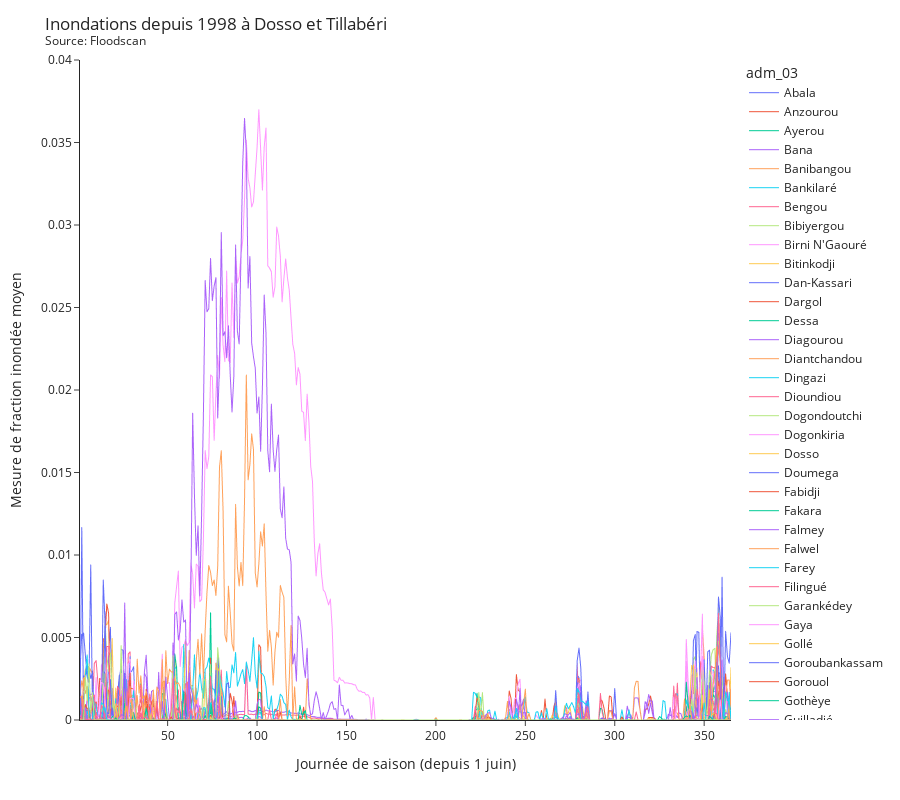

Here is the notebook cell this chart was saved with:
### Code cell
# plot average for all adm3
df_plot = (
    df.groupby(["adm_03", "dayofseason"]).mean(numeric_only=True).reset_index()
)
fig = px.line(df_plot, x="dayofseason", y="mean_cell", color="adm_03")
fig.update_traces(line_width=1)
fig.update_layout(
    template="simple_white",
    showlegend=True,
    title="Inondations depuis 1998 à Dosso et Tillabéri<br><sup>Source: Floodscan</sup>",
    height=800,
)
fig.update_yaxes(title="Mesure de fraction inondée moyen", range=[0, 0.04])
fig.update_xaxes(title="Journée de saison (depuis 1 juin)")
fig.show()

### Figure 1 — Plotly figure (JSON) as saved in the notebook; plotly's stock layout.template omitted (floating-point values rounded to 4 significant figures; data arrays with more than 128 entries replaced by an {"elided": "..."} marker saying what was removed)
{"data": [{"hovertemplate": "adm_03=Abala<br>dayofseason=%{x}<br>mean_cell=%{y}<extra></extra>", "legendgroup": "Abala", "line": {"color": "#636efa", "dash": "solid", "width": 1}, "marker": {"symbol": "circle"}, "mode": "lines", "name": "Abala", "showlegend": true, "type": "scattergl", "x": {"elided": "365 int values"}, "xaxis": "x", "y": {"elided": "365 float values"}, "yaxis": "y"}, {"hovertemplate": "adm_03=Anzourou<br>dayofseason=%{x}<br>mean_cell=%{y}<extra></extra>", "legendgroup": "Anzourou", "line": {"color": "#EF553B", "dash": "solid", "width": 1}, "marker": {"symbol": "circle"}, "mode": "lines", "name": "Anzourou", "showlegend": true, "type": "scattergl", "x": {"elided": "365 int values"}, "xaxis": "x", "y": {"elided": "365 float values"}, "yaxis": "y"}, {"hovertemplate": "adm_03=Ayerou<br>dayofseason=%{x}<br>mean_cell=%{y}<extra></extra>", "legendgroup": "Ayerou", "line": {"color": "#00cc96", "dash": "solid", "width": 1}, "marker": {"symbol": "circle"}, "mode": "lines", "name": "Ayerou", "showlegend": true, "type": "scattergl", "x": {"elided": "365 int values"}, "xaxis": "x", "y": {"elided": "365 float values"}, "yaxis": "y"}, {"hovertemplate": "adm_03=Bana<br>dayofseason=%{x}<br>mean_cell=%{y}<extra></extra>", "legendgroup": "Bana", "line": {"color": "#ab63fa", "dash": "solid", "width": 1}, "marker": {"symbol": "circle"}, "mode": "lines", "name": "Bana", "showlegend": true, "type": "scattergl", "x": {"elided": "365 int values"}, "xaxis": "x", "y": {"elided": "365 float values"}, "yaxis": "y"}, {"hovertemplate": "adm_03=Banibangou<br>dayofseason=%{x}<br>mean_cell=%{y}<extra></extra>", "legendgroup": "Banibangou", "line": {"color": "#FFA15A", "dash": "solid", "width": 1}, "marker": {"symbol": "circle"}, "mode": "lines", "name": "Banibangou", "showlegend": true, "type": "scattergl", "x": {"elided": "365 int values"}, "xaxis": "x", "y": {"elided": "365 float values"}, "yaxis": "y"}, {"hovertemplate": "adm_03=Bankilaré<br>dayofseason=%{x}<br>mean_cell=%{y}<extra></extra>", "legendgroup": "Bankilaré", "line": {"color": "#19d3f3", "dash": "solid", "width": 1}, "marker": {"symbol": "circle"}, "mode": "lines", "name": "Bankilaré", "showlegend": true, "type": "scattergl", "x": {"elided": "365 int values"}, "xaxis": "x", "y": {"elided": "365 float values"}, "yaxis": "y"}, {"hovertemplate": "adm_03=Bengou<br>dayofseason=%{x}<br>mean_cell=%{y}<extra></extra>", "legendgroup": "Bengou", "line": {"color": "#FF6692", "dash": "solid", "width": 1}, "marker": {"symbol": "circle"}, "mode": "lines", "name": "Bengou", "showlegend": true, "type": "scattergl", "x": {"elided": "365 int values"}, "xaxis": "x", "y": {"elided": "365 float values"}, "yaxis": "y"}, {"hovertemplate": "adm_03=Bibiyergou<br>dayofseason=%{x}<br>mean_cell=%{y}<extra></extra>", "legendgroup": "Bibiyergou", "line": {"color": "#B6E880", "dash": "solid", "width": 1}, "marker": {"symbol": "circle"}, "mode": "lines", "name": "Bibiyergou", "showlegend": true, "type": "scattergl", "x": {"elided": "365 int values"}, "xaxis": "x", "y": {"elided": "365 float values"}, "yaxis": "y"}, {"hovertemplate": "adm_03=Birni N'Gaouré<br>dayofseason=%{x}<br>mean_cell=%{y}<extra></extra>", "legendgroup": "Birni N'Gaouré", "line": {"color": "#FF97FF", "dash": "solid", "width": 1}, "marker": {"symbol": "circle"}, "mode": "lines", "name": "Birni N'Gaouré", "showlegend": true, "type": "scattergl", "x": {"elided": "365 int values"}, "xaxis": "x", "y": {"elided": "365 float values"}, "yaxis": "y"}, {"hovertemplate": "adm_03=Bitinkodji<br>dayofseason=%{x}<br>mean_cell=%{y}<extra></extra>", "legendgroup": "Bitinkodji", "line": {"color": "#FECB52", "dash": "solid", "width": 1}, "marker": {"symbol": "circle"}, "mode": "lines", "name": "Bitinkodji", "showlegend": true, "type": "scattergl", "x": {"elided": "365 int values"}, "xaxis": "x", "y": {"elided": "365 float values"}, "yaxis": "y"}, {"hovertemplate": "adm_03=Dan-Kassari<br>dayofseason=%{x}<br>mean_cell=%{y}<extra></extra>", "legendgroup": "Dan-Kassari", "line": {"color": "#636efa", "dash": "solid", "width": 1}, "marker": {"symbol": "circle"}, "mode": "lines", "name": "Dan-Kassari", "showlegend": true, "type": "scattergl", "x": {"elided": "365 int values"}, "xaxis": "x", "y": {"elided": "365 float values"}, "yaxis": "y"}, {"hovertemplate": "adm_03=Dargol<br>dayofseason=%{x}<br>mean_cell=%{y}<extra></extra>", "legendgroup": "Dargol", "line": {"color": "#EF553B", "dash": "solid", "width": 1}, "marker": {"symbol": "circle"}, "mode": "lines", "name": "Dargol", "showlegend": true, "type": "scattergl", "x": {"elided": "365 int values"}, "xaxis": "x", "y": {"elided": "365 float values"}, "yaxis": "y"}, {"hovertemplate": "adm_03=Dessa<br>dayofseason=%{x}<br>mean_cell=%{y}<extra></extra>", "legendgroup": "Dessa", "line": {"color": "#00cc96", "dash": "solid", "width": 1}, "marker": {"symbol": "circle"}, "mode": "lines", "name": "Dessa", "showlegend": true, "type": "scattergl", "x": {"elided": "365 int values"}, "xaxis": "x", "y": {"elided": "365 float values"}, "yaxis": "y"}, {"hovertemplate": "adm_03=Diagourou<br>dayofseason=%{x}<br>mean_cell=%{y}<extra></extra>", "legendgroup": "Diagourou", "line": {"color": "#ab63fa", "dash": "solid", "width": 1}, "marker": {"symbol": "circle"}, "mode": "lines", "name": "Diagourou", "showlegend": true, "type": "scattergl", "x": {"elided": "365 int values"}, "xaxis": "x", "y": {"elided": "365 float values"}, "yaxis": "y"}, {"hovertemplate": "adm_03=Diantchandou<br>dayofseason=%{x}<br>mean_cell=%{y}<extra></extra>", "legendgroup": "Diantchandou", "line": {"color": "#FFA15A", "dash": "solid", "width": 1}, "marker": {"symbol": "circle"}, "mode": "lines", "name": "Diantchandou", "showlegend": true, "type": "scattergl", "x": {"elided": "365 int values"}, "xaxis": "x", "y": {"elided": "365 float values"}, "yaxis": "y"}, {"hovertemplate": "adm_03=Dingazi<br>dayofseason=%{x}<br>mean_cell=%{y}<extra></extra>", "legendgroup": "Dingazi", "line": {"color": "#19d3f3", "dash": "solid", "width": 1}, "marker": {"symbol": "circle"}, "mode": "lines", "name": "Dingazi", "showlegend": true, "type": "scattergl", "x": {"elided": "365 int values"}, "xaxis": "x", "y": {"elided": "365 float values"}, "yaxis": "y"}, {"hovertemplate": "adm_03=Dioundiou<br>dayofseason=%{x}<br>mean_cell=%{y}<extra></extra>", "legendgroup": "Dioundiou", "line": {"color": "#FF6692", "dash": "solid", "width": 1}, "marker": {"symbol": "circle"}, "mode": "lines", "name": "Dioundiou", "showlegend": true, "type": "scattergl", "x": {"elided": "365 int values"}, "xaxis": "x", "y": {"elided": "365 float values"}, "yaxis": "y"}, {"hovertemplate": "adm_03=Dogondoutchi<br>dayofseason=%{x}<br>mean_cell=%{y}<extra></extra>", "legendgroup": "Dogondoutchi", "line": {"color": "#B6E880", "dash": "solid", "width": 1}, "marker": {"symbol": "circle"}, "mode": "lines", "name": "Dogondoutchi", "showlegend": true, "type": "scattergl", "x": {"elided": "365 int values"}, "xaxis": "x", "y": {"elided": "365 float values"}, "yaxis": "y"}, {"hovertemplate": "adm_03=Dogonkiria<br>dayofseason=%{x}<br>mean_cell=%{y}<extra></extra>", "legendgroup": "Dogonkiria", "line": {"color": "#FF97FF", "dash": "solid", "width": 1}, "marker": {"symbol": "circle"}, "mode": "lines", "name": "Dogonkiria", "showlegend": true, "type": "scattergl", "x": {"elided": "365 int values"}, "xaxis": "x", "y": {"elided": "365 null values"}, "yaxis": "y"}, {"hovertemplate": "adm_03=Dosso<br>dayofseason=%{x}<br>mean_cell=%{y}<extra></extra>", "legendgroup": "Dosso", "line": {"color": "#FECB52", "dash": "solid", "width": 1}, "marker": {"symbol": "circle"}, "mode": "lines", "name": "Dosso", "showlegend": true, "type": "scattergl", "x": {"elided": "365 int values"}, "xaxis": "x", "y": {"elided": "365 float values"}, "yaxis": "y"}, {"hovertemplate": "adm_03=Doumega<br>dayofseason=%{x}<br>mean_cell=%{y}<extra></extra>", "legendgroup": "Doumega", "line": {"color": "#636efa", "dash": "solid", "width": 1}, "marker": {"symbol": "circle"}, "mode": "lines", "name": "Doumega", "showlegend": true, "type": "scattergl", "x": {"elided": "365 int values"}, "xaxis": "x", "y": {"elided": "365 float values"}, "yaxis": "y"}, {"hovertemplate": "adm_03=Fabidji<br>dayofseason=%{x}<br>mean_cell=%{y}<extra></extra>", "legendgroup": "Fabidji", "line": {"color": "#EF553B", "dash": "solid", "width": 1}, "marker": {"symbol": "circle"}, "mode": "lines", "name": "Fabidji", "showlegend": true, "type": "scattergl", "x": {"elided": "365 int values"}, "xaxis": "x", "y": {"elided": "365 float values"}, "yaxis": "y"}, {"hovertemplate": "adm_03=Fakara<br>dayofseason=%{x}<br>mean_cell=%{y}<extra></extra>", "legendgroup": "Fakara", "line": {"color": "#00cc96", "dash": "solid", "width": 1}, "marker": {"symbol": "circle"}, "mode": "lines", "name": "Fakara", "showlegend": true, "type": "scattergl", "x": {"elided": "365 int values"}, "xaxis": "x", "y": {"elided": "365 float values"}, "yaxis": "y"}, {"hovertemplate": "adm_03=Falmey<br>dayofseason=%{x}<br>mean_cell=%{y}<extra></extra>", "legendgroup": "Falmey", "line": {"color": "#ab63fa", "dash": "solid", "width": 1}, "marker": {"symbol": "circle"}, "mode": "lines", "name": "Falmey", "showlegend": true, "type": "scattergl", "x": {"elided": "365 int values"}, "xaxis": "x", "y": {"elided": "365 float values"}, "yaxis": "y"}, {"hovertemplate": "adm_03=Falwel<br>dayofseason=%{x}<br>mean_cell=%{y}<extra></extra>", "legendgroup": "Falwel", "line": {"color": "#FFA15A", "dash": "solid", "width": 1}, "marker": {"symbol": "circle"}, "mode": "lines", "name": "Falwel", "showlegend": true, "type": "scattergl", "x": {"elided": "365 int values"}, "xaxis": "x", "y": {"elided": "365 float values"}, "yaxis": "y"}, {"hovertemplate": "adm_03=Farey<br>dayofseason=%{x}<br>mean_cell=%{y}<extra></extra>", "legendgroup": "Farey", "line": {"color": "#19d3f3", "dash": "solid", "width": 1}, "marker": {"symbol": "circle"}, "mode": "lines", "name": "Farey", "showlegend": true, "type": "scattergl", "x": {"elided": "365 int values"}, "xaxis": "x", "y": {"elided": "365 float values"}, "yaxis": "y"}, {"hovertemplate": "adm_03=Filingué<br>dayofseason=%{x}<br>mean_cell=%{y}<extra></extra>", "legendgroup": "Filingué", "line": {"color": "#FF6692", "dash": "solid", "width": 1}, "marker": {"symbol": "circle"}, "mode": "lines", "name": "Filingué", "showlegend": true, "type": "scattergl", "x": {"elided": "365 int values"}, "xaxis": "x", "y": {"elided": "365 float values"}, "yaxis": "y"}, {"hovertemplate": "adm_03=Garankédey<br>dayofseason=%{x}<br>mean_cell=%{y}<extra></extra>", "legendgroup": "Garankédey", "line": {"color": "#B6E880", "dash": "solid", "width": 1}, "marker": {"symbol": "circle"}, "mode": "lines", "name": "Garankédey", "showlegend": true, "type": "scattergl", "x": {"elided": "365 int values"}, "xaxis": "x", "y": {"elided": "365 float values"}, "yaxis": "y"}, {"hovertemplate": "adm_03=Gaya<br>dayofseason=%{x}<br>mean_cell=%{y}<extra></extra>", "legendgroup": "Gaya", "line": {"color": "#FF97FF", "dash": "solid", "width": 1}, "marker": {"symbol": "circle"}, "mode": "lines", "name": "Gaya", "showlegend": true, "type": "scattergl", "x": {"elided": "365 int values"}, "xaxis": "x", "y": {"elided": "365 float values"}, "yaxis": "y"}, {"hovertemplate": "adm_03=Gollé<br>dayofseason=%{x}<br>mean_cell=%{y}<extra></extra>", "legendgroup": "Gollé", "line": {"color": "#FECB52", "dash": "solid", "width": 1}, "marker": {"symbol": "circle"}, "mode": "lines", "name": "Gollé", "showlegend": true, "type": "scattergl", "x": {"elided": "365 int values"}, "xaxis": "x", "y": {"elided": "365 float values"}, "yaxis": "y"}, {"hovertemplate": "adm_03=Goroubankassam<br>dayofseason=%{x}<br>mean_cell=%{y}<extra></extra>", "legendgroup": "Goroubankassam", "line": {"color": "#636efa", "dash": "solid", "width": 1}, "marker": {"symbol": "circle"}, "mode": "lines", "name": "Goroubankassam", "showlegend": true, "type": "scattergl", "x": {"elided": "365 int values"}, "xaxis": "x", "y": {"elided": "365 float values"}, "yaxis": "y"}, {"hovertemplate": "adm_03=Gorouol<br>dayofseason=%{x}<br>mean_cell=%{y}<extra></extra>", "legendgroup": "Gorouol", "line": {"color": "#EF553B", "dash": "solid", "width": 1}, "marker": {"symbol": "circle"}, "mode": "lines", "name": "Gorouol", "showlegend": true, "type": "scattergl", "x": {"elided": "365 int values"}, "xaxis": "x", "y": {"elided": "365 float values"}, "yaxis": "y"}, {"hovertemplate": "adm_03=Gothèye<br>dayofseason=%{x}<br>mean_cell=%{y}<extra></extra>", "legendgroup": "Gothèye", "line": {"color": "#00cc96", "dash": "solid", "width": 1}, "marker": {"symbol": "circle"}, "mode": "lines", "name": "Gothèye", "showlegend": true, "type": "scattergl", "x": {"elided": "365 int values"}, "xaxis": "x", "y": {"elided": "365 float values"}, "yaxis": "y"}, {"hovertemplate": "adm_03=Guilladjé<br>dayofseason=%{x}<br>mean_cell=%{y}<extra></extra>", "legendgroup": "Guilladjé", "line": {"color": "#ab63fa", "dash": "solid", "width": 1}, "marker": {"symbol": "circle"}, "mode": "lines", "name": "Guilladjé", "showlegend": true, "type": "scattergl", "x": {"elided": "365 int values"}, "xaxis": "x", "y": {"elided": "365 float values"}, "yaxis": "y"}, {"hovertemplate": "adm_03=Guéchémé<br>dayofseason=%{x}<br>mean_cell=%{y}<extra></extra>", "legendgroup": "Guéchémé", "line": {"color": "#FFA15A", "dash": "solid", "width": 1}, "marker": {"symbol": "circle"}, "mode": "lines", "name": "Guéchémé", "showlegend": true, "type": "scattergl", "x": {"elided": "365 int values"}, "xaxis": "x", "y": {"elided": "365 float values"}, "yaxis": "y"}, {"hovertemplate": "adm_03=Hamdallaye<br>dayofseason=%{x}<br>mean_cell=%{y}<extra></extra>", "legendgroup": "Hamdallaye", "line": {"color": "#19d3f3", "dash": "solid", "width": 1}, "marker": {"symbol": "circle"}, "mode": "lines", "name": "Hamdallaye", "showlegend": true, "type": "scattergl", "x": {"elided": "365 int values"}, "xaxis": "x", "y": {"elided": "365 float values"}, "yaxis": "y"}, {"hovertemplate": "adm_03=Harikanassou<br>dayofseason=%{x}<br>mean_cell=%{y}<extra></extra>", "legendgroup": "Harikanassou", "line": {"color": "#FF6692", "dash": "solid", "width": 1}, "marker": {"symbol": "circle"}, "mode": "lines", "name": "Harikanassou", "showlegend": true, "type": "scattergl", "x": {"elided": "365 int values"}, "xaxis": "x", "y": {"elided": "365 float values"}, "yaxis": "y"}, {"hovertemplate": "adm_03=Imanan<br>dayofseason=%{x}<br>mean_cell=%{y}<extra></extra>", "legendgroup": "Imanan", "line": {"color": "#B6E880", "dash": "solid", "width": 1}, "marker": {"symbol": "circle"}, "mode": "lines", "name": "Imanan", "showlegend": true, "type": "scattergl", "x": {"elided": "365 int values"}, "xaxis": "x", "y": {"elided": "365 float values"}, "yaxis": "y"}, {"hovertemplate": "adm_03=Inatès<br>dayofseason=%{x}<br>mean_cell=%{y}<extra></extra>", "legendgroup": "Inatès", "line": {"color": "#FF97FF", "dash": "solid", "width": 1}, "marker": {"symbol": "circle"}, "mode": "lines", "name": "Inatès", "showlegend": true, "type": "scattergl", "x": {"elided": "365 int values"}, "xaxis": "x", "y": {"elided": "365 float values"}, "yaxis": "y"}, {"hovertemplate": "adm_03=Kankandi<br>dayofseason=%{x}<br>mean_cell=%{y}<extra></extra>", "legendgroup": "Kankandi", "line": {"color": "#FECB52", "dash": "solid", "width": 1}, "marker": {"symbol": "circle"}, "mode": "lines", "name": "Kankandi", "showlegend": true, "type": "scattergl", "x": {"elided": "365 int values"}, "xaxis": "x", "y": {"elided": "365 float values"}, "yaxis": "y"}, {"hovertemplate": "adm_03=Karakara<br>dayofseason=%{x}<br>mean_cell=%{y}<extra></extra>", "legendgroup": "Karakara", "line": {"color": "#636efa", "dash": "solid", "width": 1}, "marker": {"symbol": "circle"}, "mode": "lines", "name": "Karakara", "showlegend": true, "type": "scattergl", "x": {"elided": "365 int values"}, "xaxis": "x", "y": {"elided": "365 float values"}, "yaxis": "y"}, {"hovertemplate": "adm_03=Karguibangou<br>dayofseason=%{x}<br>mean_cell=%{y}<extra></extra>", "legendgroup": "Karguibangou", "line": {"color": "#EF553B", "dash": "solid", "width": 1}, "marker": {"symbol": "circle"}, "mode": "lines", "name": "Karguibangou", "showlegend": true, "type": "scattergl", "x": {"elided": "365 int values"}, "xaxis": "x", "y": {"elided": "365 float values"}, "yaxis": "y"}, {"hovertemplate": "adm_03=Karma<br>dayofseason=%{x}<br>mean_cell=%{y}<extra></extra>", "legendgroup": "Karma", "line": {"color": "#00cc96", "dash": "solid", "width": 1}, "marker": {"symbol": "circle"}, "mode": "lines", "name": "Karma", "showlegend": true, "type": "scattergl", "x": {"elided": "365 int values"}, "xaxis": "x", "y": {"elided": "365 float values"}, "yaxis": "y"}, {"hovertemplate": "adm_03=Kiota<br>dayofseason=%{x}<br>mean_cell=%{y}<extra></extra>", "legendgroup": "Kiota", "line": {"color": "#ab63fa", "dash": "solid", "width": 1}, "marker": {"symbol": "circle"}, "mode": "lines", "name": "Kiota", "showlegend": true, "type": "scattergl", "x": {"elided": "365 int values"}, "xaxis": "x", "y": {"elided": "365 float values"}, "yaxis": "y"}, {"hovertemplate": "adm_03=Kirtachi<br>dayofseason=%{x}<br>mean_cell=%{y}<extra></extra>", "legendgroup": "Kirtachi", "line": {"color": "#FFA15A", "dash": "solid", "width": 1}, "marker": {"symbol": "circle"}, "mode": "lines", "name": "Kirtachi", "showlegend": true, "type": "scattergl", "x": {"elided": "365 int values"}, "xaxis": "x", "y": {"elided": "365 float values"}, "yaxis": "y"}, {"hovertemplate": "adm_03=Kiéché<br>dayofseason=%{x}<br>mean_cell=%{y}<extra></extra>", "legendgroup": "Kiéché", "line": {"color": "#19d3f3", "dash": "solid", "width": 1}, "marker": {"symbol": "circle"}, "mode": "lines", "name": "Kiéché", "showlegend": true, "type": "scattergl", "x": {"elided": "365 int values"}, "xaxis": "x", "y": {"elided": "365 float values"}, "yaxis": "y"}, {"hovertemplate": "adm_03=Kokorou<br>dayofseason=%{x}<br>mean_cell=%{y}<extra></extra>", "legendgroup": "Kokorou", "line": {"color": "#FF6692", "dash": "solid", "width": 1}, "marker": {"symbol": "circle"}, "mode": "lines", "name": "Kokorou", "showlegend": true, "type": "scattergl", "x": {"elided": "365 int values"}, "xaxis": "x", "y": {"elided": "365 float values"}, "yaxis": "y"}, {"hovertemplate": "adm_03=Kollo<br>dayofseason=%{x}<br>mean_cell=%{y}<extra></extra>", "legendgroup": "Kollo", "line": {"color": "#B6E880", "dash": "solid", "width": 1}, "marker": {"symbol": "circle"}, "mode": "lines", "name": "Kollo", "showlegend": true, "type": "scattergl", "x": {"elided": "365 int values"}, "xaxis": "x", "y": {"elided": "365 float values"}, "yaxis": "y"}, {"hovertemplate": "adm_03=Koré Maïroua<br>dayofseason=%{x}<br>mean_cell=%{y}<extra></extra>", "legendgroup": "Koré Maïroua", "line": {"color": "#FF97FF", "dash": "solid", "width": 1}, "marker": {"symbol": "circle"}, "mode": "lines", "name": "Koré Maïroua", "showlegend": true, "type": "scattergl", "x": {"elided": "365 int values"}, "xaxis": "x", "y": {"elided": "365 float values"}, "yaxis": "y"}, {"hovertemplate": "adm_03=Kourfeye Centre<br>dayofseason=%{x}<br>mean_cell=%{y}<extra></extra>", "legendgroup": "Kourfeye Centre", "line": {"color": "#FECB52", "dash": "solid", "width": 1}, "marker": {"symbol": "circle"}, "mode": "lines", "name": "Kourfeye Centre", "showlegend": true, "type": "scattergl", "x": {"elided": "365 int values"}, "xaxis": "x", "y": {"elided": "365 float values"}, "yaxis": "y"}, {"hovertemplate": "adm_03=Kourteye<br>dayofseason=%{x}<br>mean_cell=%{y}<extra></extra>", "legendgroup": "Kourteye", "line": {"color": "#636efa", "dash": "solid", "width": 1}, "marker": {"symbol": "circle"}, "mode": "lines", "name": "Kourteye", "showlegend": true, "type": "scattergl", "x": {"elided": "365 int values"}, "xaxis": "x", "y": {"elided": "365 float values"}, "yaxis": "y"}, {"hovertemplate": "adm_03=Kouré<br>dayofseason=%{x}<br>mean_cell=%{y}<extra></extra>", "legendgroup": "Kouré", "line": {"color": "#EF553B", "dash": "solid", "width": 1}, "marker": {"symbol": "circle"}, "mode": "lines", "name": "Kouré", "showlegend": true, "type": "scattergl", "x": {"elided": "365 int values"}, "xaxis": "x", "y": {"elided": "365 float values"}, "yaxis": "y"}, {"hovertemplate": "adm_03=Koygolo<br>dayofseason=%{x}<br>mean_cell=%{y}<extra></extra>", "legendgroup": "Koygolo", "line": {"color": "#00cc96", "dash": "solid", "width": 1}, "marker": {"symbol": "circle"}, "mode": "lines", "name": "Koygolo", "showlegend": true, "type": "scattergl", "x": {"elided": "365 int values"}, "xaxis": "x", "y": {"elided": "365 float values"}, "yaxis": "y"}, {"hovertemplate": "adm_03=Liboré<br>dayofseason=%{x}<br>mean_cell=%{y}<extra></extra>", "legendgroup": "Liboré", "line": {"color": "#ab63fa", "dash": "solid", "width": 1}, "marker": {"symbol": "circle"}, "mode": "lines", "name": "Liboré", "showlegend": true, "type": "scattergl", "x": {"elided": "365 int values"}, "xaxis": "x", "y": {"elided": "365 null values"}, "yaxis": "y"}, {"hovertemplate": "adm_03=Loga<br>dayofseason=%{x}<br>mean_cell=%{y}<extra></extra>", "legendgroup": "Loga", "line": {"color": "#FFA15A", "dash": "solid", "width": 1}, "marker": {"symbol": "circle"}, "mode": "lines", "name": "Loga", "showlegend": true, "type": "scattergl", "x": {"elided": "365 int values"}, "xaxis": "x", "y": {"elided": "365 float values"}, "yaxis": "y"}, {"hovertemplate": "adm_03=Makalondi<br>dayofseason=%{x}<br>mean_cell=%{y}<extra></extra>", "legendgroup": "Makalondi", "line": {"color": "#19d3f3", "dash": "solid", "width": 1}, "marker": {"symbol": "circle"}, "mode": "lines", "name": "Makalondi", "showlegend": true, "type": "scattergl", "x": {"elided": "365 int values"}, "xaxis": "x", "y": {"elided": "365 float values"}, "yaxis": "y"}, {"hovertemplate": "adm_03=Matankari<br>dayofseason=%{x}<br>mean_cell=%{y}<extra></extra>", "legendgroup": "Matankari", "line": {"color": "#FF6692", "dash": "solid", "width": 1}, "marker": {"symbol": "circle"}, "mode": "lines", "name": "Matankari", "showlegend": true, "type": "scattergl", "x": {"elided": "365 int values"}, "xaxis": "x", "y": {"elided": "365 float values"}, "yaxis": "y"}, {"hovertemplate": "adm_03=Mokko<br>dayofseason=%{x}<br>mean_cell=%{y}<extra></extra>", "legendgroup": "Mokko", "line": {"color": "#B6E880", "dash": "solid", "width": 1}, "marker": {"symbol": "circle"}, "mode": "lines", "name": "Mokko", "showlegend": true, "type": "scattergl", "x": {"elided": "365 int values"}, "xaxis": "x", "y": {"elided": "365 float values"}, "yaxis": "y"}, {"hovertemplate": "adm_03=Méhana<br>dayofseason=%{x}<br>mean_cell=%{y}<extra></extra>", "legendgroup": "Méhana", "line": {"color": "#FF97FF", "dash": "solid", "width": 1}, "marker": {"symbol": "circle"}, "mode": "lines", "name": "Méhana", "showlegend": true, "type": "scattergl", "x": {"elided": "365 int values"}, "xaxis": "x", "y": {"elided": "365 float values"}, "yaxis": "y"}, {"hovertemplate": "adm_03=N'Dounga<br>dayofseason=%{x}<br>mean_cell=%{y}<extra></extra>", "legendgroup": "N'Dounga", "line": {"color": "#FECB52", "dash": "solid", "width": 1}, "marker": {"symbol": "circle"}, "mode": "lines", "name": "N'Dounga", "showlegend": true, "type": "scattergl", "x": {"elided": "365 int values"}, "xaxis": "x", "y": {"elided": "365 float values"}, "yaxis": "y"}, {"hovertemplate": "adm_03=N'Gonga<br>dayofseason=%{x}<br>mean_cell=%{y}<extra></extra>", "legendgroup": "N'Gonga", "line": {"color": "#636efa", "dash": "solid", "width": 1}, "marker": {"symbol": "circle"}, "mode": "lines", "name": "N'Gonga", "showlegend": true, "type": "scattergl", "x": {"elided": "365 int values"}, "xaxis": "x", "y": {"elided": "365 float values"}, "yaxis": "y"}, {"hovertemplate": "adm_03=Namaro<br>dayofseason=%{x}<br>mean_cell=%{y}<extra></extra>", "legendgroup": "Namaro", "line": {"color": "#EF553B", "dash": "solid", "width": 1}, "marker": {"symbol": "circle"}, "mode": "lines", "name": "Namaro", "showlegend": true, "type": "scattergl", "x": {"elided": "365 int values"}, "xaxis": "x", "y": {"elided": "365 float values"}, "yaxis": "y"}, {"hovertemplate": "adm_03=Ouallam<br>dayofseason=%{x}<br>mean_cell=%{y}<extra></extra>", "legendgroup": "Ouallam", "line": {"color": "#00cc96", "dash": "solid", "width": 1}, "marker": {"symbol": "circle"}, "mode": "lines", "name": "Ouallam", "showlegend": true, "type": "scattergl", "x": {"elided": "365 int values"}, "xaxis": "x", "y": {"elided": "365 float values"}, "yaxis": "y"}, {"hovertemplate": "adm_03=Ouro Guéladjo<br>dayofseason=%{x}<br>mean_cell=%{y}<extra></extra>", "legendgroup": "Ouro Guéladjo", "line": {"color": "#ab63fa", "dash": "solid", "width": 1}, "marker": {"symbol": "circle"}, "mode": "lines", "name": "Ouro Guéladjo", "showlegend": true, "type": "scattergl", "x": {"elided": "365 int values"}, "xaxis": "x", "y": {"elided": "365 float values"}, "yaxis": "y"}, {"hovertemplate": "adm_03=Sakoïra<br>dayofseason=%{x}<br>mean_cell=%{y}<extra></extra>", "legendgroup": "Sakoïra", "line": {"color": "#FFA15A", "dash": "solid", "width": 1}, "marker": {"symbol": "circle"}, "mode": "lines", "name": "Sakoïra", "showlegend": true, "type": "scattergl", "x": {"elided": "365 int values"}, "xaxis": "x", "y": {"elided": "365 float values"}, "yaxis": "y"}, {"hovertemplate": "adm_03=Sambéra<br>dayofseason=%{x}<br>mean_cell=%{y}<extra></extra>", "legendgroup": "Sambéra", "line": {"color": "#19d3f3", "dash": "solid", "width": 1}, "marker": {"symbol": "circle"}, "mode": "lines", "name": "Sambéra", "showlegend": true, "type": "scattergl", "x": {"elided": "365 int values"}, "xaxis": "x", "y": {"elided": "365 float values"}, "yaxis": "y"}, {"hovertemplate": "adm_03=Sanam<br>dayofseason=%{x}<br>mean_cell=%{y}<extra></extra>", "legendgroup": "Sanam", "line": {"color": "#FF6692", "dash": "solid", "width": 1}, "marker": {"symbol": "circle"}, "mode": "lines", "name": "Sanam", "showlegend": true, "type": "scattergl", "x": {"elided": "365 int values"}, "xaxis": "x", "y": {"elided": "365 float values"}, "yaxis": "y"}, {"hovertemplate": "adm_03=Say<br>dayofseason=%{x}<br>mean_cell=%{y}<extra></extra>", "legendgroup": "Say", "line": {"color": "#B6E880", "dash": "solid", "width": 1}, "marker": {"symbol": "circle"}, "mode": "lines", "name": "Say", "showlegend": true, "type": "scattergl", "x": {"elided": "365 int values"}, "xaxis": "x", "y": {"elided": "365 float values"}, "yaxis": "y"}, {"hovertemplate": "adm_03=Simiri<br>dayofseason=%{x}<br>mean_cell=%{y}<extra></extra>", "legendgroup": "Simiri", "line": {"color": "#FF97FF", "dash": "solid", "width": 1}, "marker": {"symbol": "circle"}, "mode": "lines", "name": "Simiri", "showlegend": true, "type": "scattergl", "x": {"elided": "365 int values"}, "xaxis": "x", "y": {"elided": "365 float values"}, "yaxis": "y"}, {"hovertemplate": "adm_03=Sinder<br>dayofseason=%{x}<br>mean_cell=%{y}<extra></extra>", "legendgroup": "Sinder", "line": {"color": "#FECB52", "dash": "solid", "width": 1}, "marker": {"symbol": "circle"}, "mode": "lines", "name": "Sinder", "showlegend": true, "type": "scattergl", "x": {"elided": "365 int values"}, "xaxis": "x", "y": {"elided": "365 float values"}, "yaxis": "y"}, {"hovertemplate": "adm_03=Sokorbé<br>dayofseason=%{x}<br>mean_cell=%{y}<extra></extra>", "legendgroup": "Sokorbé", "line": {"color": "#636efa", "dash": "solid", "width": 1}, "marker": {"symbol": "circle"}, "mode": "lines", "name": "Sokorbé", "showlegend": true, "type": "scattergl", "x": {"elided": "365 int values"}, "xaxis": "x", "y": {"elided": "365 float values"}, "yaxis": "y"}, {"hovertemplate": "adm_03=Soucoucoutane<br>dayofseason=%{x}<br>mean_cell=%{y}<extra></extra>", "legendgroup": "Soucoucoutane", "line": {"color": "#EF553B", "dash": "solid", "width": 1}, "marker": {"symbol": "circle"}, "mode": "lines", "name": "Soucoucoutane", "showlegend": true, "type": "scattergl", "x": {"elided": "365 int values"}, "xaxis": "x", "y": {"elided": "365 float values"}, "yaxis": "y"}, {"hovertemplate": "adm_03=Tagazar<br>dayofseason=%{x}<br>mean_cell=%{y}<extra></extra>", "legendgroup": "Tagazar", "line": {"color": "#00cc96", "dash": "solid", "width": 1}, "marker": {"symbol": "circle"}, "mode": "lines", "name": "Tagazar", "showlegend": true, "type": "scattergl", "x": {"elided": "365 int values"}, "xaxis": "x", "y": {"elided": "365 float values"}, "yaxis": "y"}, {"hovertemplate": "adm_03=Tamou<br>dayofseason=%{x}<br>mean_cell=%{y}<extra></extra>", "legendgroup": "Tamou", "line": {"color": "#ab63fa", "dash": "solid", "width": 1}, "marker": {"symbol": "circle"}, "mode": "lines", "name": "Tamou", "showlegend": true, "type": "scattergl", "x": {"elided": "365 int values"}, "xaxis": "x", "y": {"elided": "365 float values"}, "yaxis": "y"}, {"hovertemplate": "adm_03=Tanda<br>dayofseason=%{x}<br>mean_cell=%{y}<extra></extra>", "legendgroup": "Tanda", "line": {"color": "#FFA15A", "dash": "solid", "width": 1}, "marker": {"symbol": "circle"}, "mode": "lines", "name": "Tanda", "showlegend": true, "type": "scattergl", "x": {"elided": "365 int values"}, "xaxis": "x", "y": {"elided": "365 float values"}, "yaxis": "y"}, {"hovertemplate": "adm_03=Tessa<br>dayofseason=%{x}<br>mean_cell=%{y}<extra></extra>", "legendgroup": "Tessa", "line": {"color": "#19d3f3", "dash": "solid", "width": 1}, "marker": {"symbol": "circle"}, "mode": "lines", "name": "Tessa", "showlegend": true, "type": "scattergl", "x": {"elided": "365 int values"}, "xaxis": "x", "y": {"elided": "365 float values"}, "yaxis": "y"}, {"hovertemplate": "adm_03=Tibiri<br>dayofseason=%{x}<br>mean_cell=%{y}<extra></extra>", "legendgroup": "Tibiri", "line": {"color": "#FF6692", "dash": "solid", "width": 1}, "marker": {"symbol": "circle"}, "mode": "lines", "name": "Tibiri", "showlegend": true, "type": "scattergl", "x": {"elided": "365 int values"}, "xaxis": "x", "y": {"elided": "365 float values"}, "yaxis": "y"}, {"hovertemplate": "adm_03=Tillabéri<br>dayofseason=%{x}<br>mean_cell=%{y}<extra></extra>", "legendgroup": "Tillabéri", "line": {"color": "#B6E880", "dash": "solid", "width": 1}, "marker": {"symbol": "circle"}, "mode": "lines", "name": "Tillabéri", "showlegend": true, "type": "scattergl", "x": {"elided": "365 int values"}, "xaxis": "x", "y": {"elided": "365 float values"}, "yaxis": "y"}, {"hovertemplate": "adm_03=Tombokoirey I<br>dayofseason=%{x}<br>mean_cell=%{y}<extra></extra>", "legendgroup": "Tombokoirey I", "line": {"color": "#FF97FF", "dash": "solid", "width": 1}, "marker": {"symbol": "circle"}, "mode": "lines", "name": "Tombokoirey I", "showlegend": true, "type": "scattergl", "x": {"elided": "365 int values"}, "xaxis": "x", "y": {"elided": "365 float values"}, "yaxis": "y"}, {"hovertemplate": "adm_03=Tombokoirey II<br>dayofseason=%{x}<br>mean_cell=%{y}<extra></extra>", "legendgroup": "Tombokoirey II", "line": {"color": "#FECB52", "dash": "solid", "width": 1}, "marker": {"symbol": "circle"}, "mode": "lines", "name": "Tombokoirey II", "showlegend": true, "type": "scattergl", "x": {"elided": "365 int values"}, "xaxis": "x", "y": {"elided": "365 float values"}, "yaxis": "y"}, {"hovertemplate": "adm_03=Tondikandia<br>dayofseason=%{x}<br>mean_cell=%{y}<extra></extra>", "legendgroup": "Tondikandia", "line": {"color": "#636efa", "dash": "solid", "width": 1}, "marker": {"symbol": "circle"}, "mode": "lines", "name": "Tondikandia", "showlegend": true, "type": "scattergl", "x": {"elided": "365 int values"}, "xaxis": "x", "y": {"elided": "365 float values"}, "yaxis": "y"}, {"hovertemplate": "adm_03=Tondikiwindi<br>dayofseason=%{x}<br>mean_cell=%{y}<extra></extra>", "legendgroup": "Tondikiwindi", "line": {"color": "#EF553B", "dash": "solid", "width": 1}, "marker": {"symbol": "circle"}, "mode": "lines", "name": "Tondikiwindi", "showlegend": true, "type": "scattergl", "x": {"elided": "365 int values"}, "xaxis": "x", "y": {"elided": "365 float values"}, "yaxis": "y"}, {"hovertemplate": "adm_03=Torodi<br>dayofseason=%{x}<br>mean_cell=%{y}<extra></extra>", "legendgroup": "Torodi", "line": {"color": "#00cc96", "dash": "solid", "width": 1}, "marker": {"symbol": "circle"}, "mode": "lines", "name": "Torodi", "showlegend": true, "type": "scattergl", "x": {"elided": "365 int values"}, "xaxis": "x", "y": {"elided": "365 float values"}, "yaxis": "y"}, {"hovertemplate": "adm_03=Tounouga<br>dayofseason=%{x}<br>mean_cell=%{y}<extra></extra>", "legendgroup": "Tounouga", "line": {"color": "#ab63fa", "dash": "solid", "width": 1}, "marker": {"symbol": "circle"}, "mode": "lines", "name": "Tounouga", "showlegend": true, "type": "scattergl", "x": {"elided": "365 int values"}, "xaxis": "x", "y": {"elided": "365 float values"}, "yaxis": "y"}, {"hovertemplate": "adm_03=Téra<br>dayofseason=%{x}<br>mean_cell=%{y}<extra></extra>", "legendgroup": "Téra", "line": {"color": "#FFA15A", "dash": "solid", "width": 1}, "marker": {"symbol": "circle"}, "mode": "lines", "name": "Téra", "showlegend": true, "type": "scattergl", "x": {"elided": "365 int values"}, "xaxis": "x", "y": {"elided": "365 float values"}, "yaxis": "y"}, {"hovertemplate": "adm_03=Youri<br>dayofseason=%{x}<br>mean_cell=%{y}<extra></extra>", "legendgroup": "Youri", "line": {"color": "#19d3f3", "dash": "solid", "width": 1}, "marker": {"symbol": "circle"}, "mode": "lines", "name": "Youri", "showlegend": true, "type": "scattergl", "x": {"elided": "365 int values"}, "xaxis": "x", "y": {"elided": "365 float values"}, "yaxis": "y"}, {"hovertemplate": "adm_03=Yélou<br>dayofseason=%{x}<br>mean_cell=%{y}<extra></extra>", "legendgroup": "Yélou", "line": {"color": "#FF6692", "dash": "solid", "width": 1}, "marker": {"symbol": "circle"}, "mode": "lines", "name": "Yélou", "showlegend": true, "type": "scattergl", "x": {"elided": "365 int values"}, "xaxis": "x", "y": {"elided": "365 float values"}, "yaxis": "y"}, {"hovertemplate": "adm_03=Zabori<br>dayofseason=%{x}<br>mean_cell=%{y}<extra></extra>", "legendgroup": "Zabori", "line": {"color": "#B6E880", "dash": "solid", "width": 1}, "marker": {"symbol": "circle"}, "mode": "lines", "name": "Zabori", "showlegend": true, "type": "scattergl", "x": {"elided": "365 int values"}, "xaxis": "x", "y": {"elided": "365 float values"}, "yaxis": "y"}], "layout": {"height": 800, "legend": {"title": {"text": "adm_03"}, "tracegroupgap": 0}, "margin": {"t": 60}, "showlegend": true, "title": {"text": "Inondations depuis 1998 à Dosso et Tillabéri<br><sup>Source: Floodscan</sup>"}, "xaxis": {"anchor": "y", "domain": [0, 1], "title": {"text": "Journée de saison (depuis 1 juin)"}}, "yaxis": {"anchor": "x", "domain": [0, 1], "range": [0, 0.04], "title": {"text": "Mesure de fraction inondée moyen"}}}}
